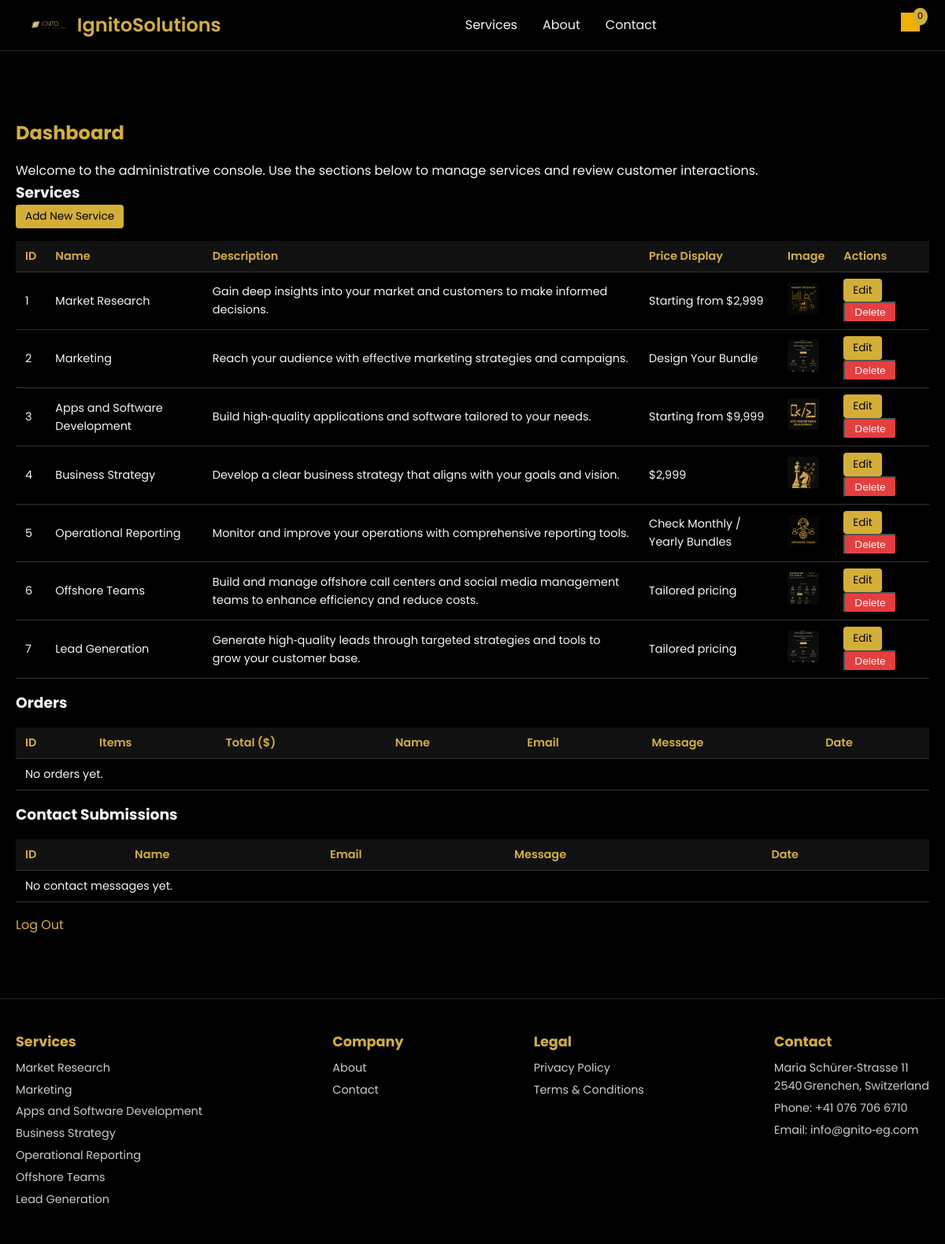
The app's page /admin/dashboard (signed in) with its own data.
### app.py (models this page shows)
class Service(db.Model):
    id = db.Column(db.Integer, primary_key=True)
    name = db.Column(db.String(120), nullable=False)
    description = db.Column(db.Text, nullable=False)
    price_display = db.Column(db.String(120), nullable=False)
    image_file = db.Column(db.String(120), nullable=False)

### app.py (the view)
@app.route('/admin/dashboard')
@admin_required
def dashboard():
    services = Service.query.all()
    orders = Order.query.order_by(Order.created_at.desc()).all()
    contacts = Contact.query.order_by(Contact.created_at.desc()).all()
    return render_template('dashboard.html', services=services, orders=orders, contacts=contacts)

### app.py (called while the page is built)
@app.context_processor
def inject_globals():
    return {'datetime': datetime}

def admin_required(f):
    from functools import wraps
    @wraps(f)
    def decorated(*args, **kwargs):
        if not session.get('admin_logged_in'):
            return redirect(url_for('login', next=request.path))
        return f(*args, **kwargs)
    return decorated

### templates/dashboard.html (shortened to what this page needs)
{% extends 'base.html' %}
{% block content %}
  <section class="dashboard section">
    <h2>Dashboard</h2>
    <p>Welcome to the administrative console.  Use the sections below to manage services and review customer interactions.</p>
    <h3>Services</h3>
    <a href="{{ url_for('add_service') }}" class="btn small-btn">Add New Service</a>
    <table class="admin-table">
      <thead>
        <tr>
          <th>ID</th>
          <th>Name</th>
          <th>Description</th>
          <th>Price Display</th>
          <th>Image</th>
          <th>Actions</th>
        </tr>
      </thead>
      <tbody>
        {% for svc in services %}
        <tr>
          <td>{{ svc.id }}</td>
          <td>{{ svc.name }}</td>
          <td>{{ svc.description }}</td>
          <td>{{ svc.price_display }}</td>
          <td><img src="{{ url_for('static', filename='images/' + svc.image_file) }}" alt="{{ svc.name }}" class="thumb-small" /></td>
          <td>
            <a href="{{ url_for('edit_service', service_id=svc.id) }}" class="btn small-btn">Edit</a>
            <form method="post" action="{{ url_for('delete_service', service_id=svc.id) }}" style="display:inline;">
              <button type="submit" class="btn small-btn danger">Delete</button>
            </form>
          </td>
        </tr>
        {% endfor %}
      </tbody>
    </table>
    <h3>Orders</h3>
    <table class="admin-table">
      <thead>
        <tr>
          <th>ID</th>
          <th>Items</th>
          <th>Total ($)</th>
          <th>Name</th>
          <th>Email</th>
          <th>Message</th>
          <th>Date</th>
        </tr>
      </thead>
      <tbody>
        {% for order in orders %}
        <tr>
          <td>{{ order.id }}</td>
          <td>{{ order.items_json }}</td>
          <td>{{ '%.2f'|format(order.total) }}</td>
          <td>{{ order.name }}</td>
          <td>{{ order.email }}</td>
          <td>{{ order.message }}</td>
          <td>{{ order.created_at.strftime('%Y-%m-%d %H:%M') }}</td>
        </tr>
        {% else %}
        <tr><td colspan="7">No orders yet.</td></tr>
        {% endfor %}
      </tbody>
    </table>
    <h3>Contact Submissions</h3>
    <table class="admin-table">
      <thead>
        <tr>
          <th>ID</th>
          <th>Name</th>
          <th>Email</th>
          <th>Message</th>
          <th>Date</th>
        </tr>
      </thead>
      <tbody>
        {% for c in contacts %}
        <tr>
          <td>{{ c.id }}</td>
          <td>{{ c.name }}</td>
          <td>{{ c.email }}</td>
          <td>{{ c.message }}</td>
          <td>{{ c.created_at.strftime('%Y-%m-%d %H:%M') }}</td>
        </tr>
        {% else %}
        <tr><td colspan="5">No contact messages yet.</td></tr>
        {% endfor %}
      </tbody>
    </table>
    <p><a href="{{ url_for('logout') }}">Log Out</a></p>
  </section>
{% endblock %}

### templates/base.html (shortened to what this page needs)
<!DOCTYPE html>
<html lang="en">
  <head>
    <link rel="stylesheet" href="https://cdnjs.cloudflare.com/ajax/libs/font-awesome/6.4.0/css/all.min.css" />
    <link rel="stylesheet" href="{{ url_for('static', filename='css/style.css') }}" />
  </head>
  <body>
    <header>
      <nav class="navbar">
        <div class="logo">
          <img src="{{ url_for('static', filename='images/logo.jpeg') }}" alt="IgnitoSolutions logo" />
          IgnitoSolutions
        </div>
        <ul class="nav-links">
          <li><a href="{{ url_for('index') }}#services">Services</a></li>
          <li><a href="{{ url_for('index') }}#about">About</a></li>
          <li><a href="{{ url_for('index') }}#contact">Contact</a></li>
        </ul>
        <div class="nav-right">
          <div class="cart-icon" id="cart-icon">
            <img src="{{ url_for('static', filename='images/cart_icon.png') }}" alt="Cart" />
            <span class="cart-count">0</span>
          </div>
        </div>
      </nav>
    </header>
    <main>{% block content %}{% endblock %}</main>
    <footer>
      <div class="footer-column">
        <h4>Services</h4>
        <ul>
          {% if services is defined %}
            {% for service in services %}
            <li><a href="#services">{{ service.name }}</a></li>
            {% endfor %}
          {% else %}
            <li><a href="{{ url_for('index') }}#services">Services</a></li>
          {% endif %}
        </ul>
      </div>
      <div class="footer-column">
        <h4>Company</h4>
        <ul>
          <li><a href="#about">About</a></li>
          <li><a href="#contact">Contact</a></li>
        </ul>
      </div>
      <div class="footer-column">
        <h4>Legal</h4>
        <ul>
          <li><a href="{{ url_for('privacy_policy') }}">Privacy Policy</a></li>
          <li><a href="{{ url_for('terms_and_conditions') }}">Terms &amp; Conditions</a></li>
        </ul>
      </div>
      <div class="footer-column contact-info">
        <h4>Contact</h4>
        <p>Maria Schürer‑Strasse 11<br />2540 Grenchen, Switzerland</p>
        <p>Phone: +41 076 706 6710</p>
        <p>Email: <a href="mailto:info@gnito-eg.com">info@gnito‑eg.com</a></p>
      </div>
    </footer>
  </body>
</html>

### static/css/style.css (style rules this page uses)
:root { --color-bg: #000000; --color-dark: #111111; --color-gold: #d4af37; --color-gold-hover: #b9952f; --color-text: #f5f5f5; --color-muted: #cccccc; --color-danger: #e53e3e; }
* { box-sizing: border-box; margin: 0; padding: 0; }
html, body { width: 100%; height: 100%; }
body { font-family: 'Poppins', sans-serif; background-color: var(--color-bg); color: var(--color-text); line-height: 1.6; overflow-x: hidden; padding-top: 70px; }
a { color: var(--color-gold); text-decoration: none; }
.navbar { position: fixed; top: 0; left: 0; width: 100%; background-color: var(--color-bg); border-bottom: 1px solid #222; padding: 0.75rem 2rem; z-index: 1000; display: flex; align-items: center; justify-content: space-between; }
.logo { display: flex; align-items: center; font-size: 1.5rem; font-weight: 600; color: var(--color-gold); }
.logo img { height: 40px; margin-right: 0.5rem; }
.nav-links { list-style: none; display: flex; gap: 2rem; }
.nav-links li a { color: var(--color-text); font-weight: 400; transition: color 0.3s; }
.nav-right { display: flex; align-items: center; gap: 1.5rem; }
.cart-icon { position: relative; cursor: pointer; }
.cart-icon img { width: 24px; height: 24px; filter: brightness(0) saturate(100%) invert(60%) sepia(80%) saturate(500%) hue-rotate(5deg) brightness(100%); }
.cart-count { position: absolute; top: -6px; right: -10px; background-color: var(--color-gold); color: var(--color-bg); border-radius: 50%; padding: 2px 6px; font-size: 0.7rem; }
.section { padding: 80px 20px; }
footer { background-color: var(--color-bg); color: var(--color-muted); padding: 40px 20px; display: flex; flex-wrap: wrap; gap: 1.5rem; justify-content: space-between; border-top: 1px solid #222; }
footer h4 { margin-bottom: 0.5rem; font-size: 1.1rem; color: var(--color-gold); }
footer ul { list-style: none; padding: 0; margin: 0; }
footer li { margin-bottom: 0.3rem; font-size: 0.9rem; }
footer a { color: var(--color-muted); font-size: 0.9rem; }
footer .contact-info p { font-size: 0.9rem; margin-bottom: 0.3rem; color: var(--color-muted); }
.dashboard h2, .service-form h2, .login h2, .legal h2 { color: var(--color-gold); margin-bottom: 1rem; }
.admin-table { width: 100%; border-collapse: collapse; margin: 1rem 0; }
.admin-table th, .admin-table td { padding: 0.5rem 0.75rem; border-bottom: 1px solid #333; text-align: left; font-size: 0.9rem; color: var(--color-text); }
.admin-table th { background-color: var(--color-dark); color: var(--color-gold); font-weight: 600; }
.thumb-small { width: 40px; height: 40px; object-fit: cover; border-radius: 4px; }
.btn { display: inline-block; background-color: var(--color-gold); color: var(--color-bg); padding: 0.5rem 1rem; border-radius: 4px; text-align: center; transition: background 0.3s; }
.btn.small-btn { padding: 0.25rem 0.75rem; font-size: 0.85rem; }
.btn.danger { background-color: var(--color-danger); color: #fff; }

### records on screen
Service: id "1", name "Market Research", description "Gain deep insights into your market and customers to make informed decisions.", price_display "Starting from $2,999", image_file (picture)
Service: id "2", name "Marketing", description "Reach your audience with effective marketing strategies and campaigns.", price_display "Design Your Bundle", image_file (picture)
Service: id "3", name "Apps and Software Development", description "Build high‑quality applications and software tailored to your needs.", price_display "Starting from $9,999", image_file (picture)
Service: id "4", name "Business Strategy", description "Develop a clear business strategy that aligns with your goals and vision.", price_display "$2,999", image_file (picture)
Service: id "5", name "Operational Reporting", description "Monitor and improve your operations with comprehensive reporting tools.", price_display "Check Monthly / Yearly Bundles", image_file (picture)
Service: id "6", name "Offshore Teams", description "Build and manage offshore call centers and social media management teams to enhance efficiency and reduce costs.", price_display "Tailored pricing", image_file (picture)
Service: id "7", name "Lead Generation", description "Generate high‑quality leads through targeted strategies and tools to grow your customer base.", price_display "Tailored pricing", image_file (picture)
